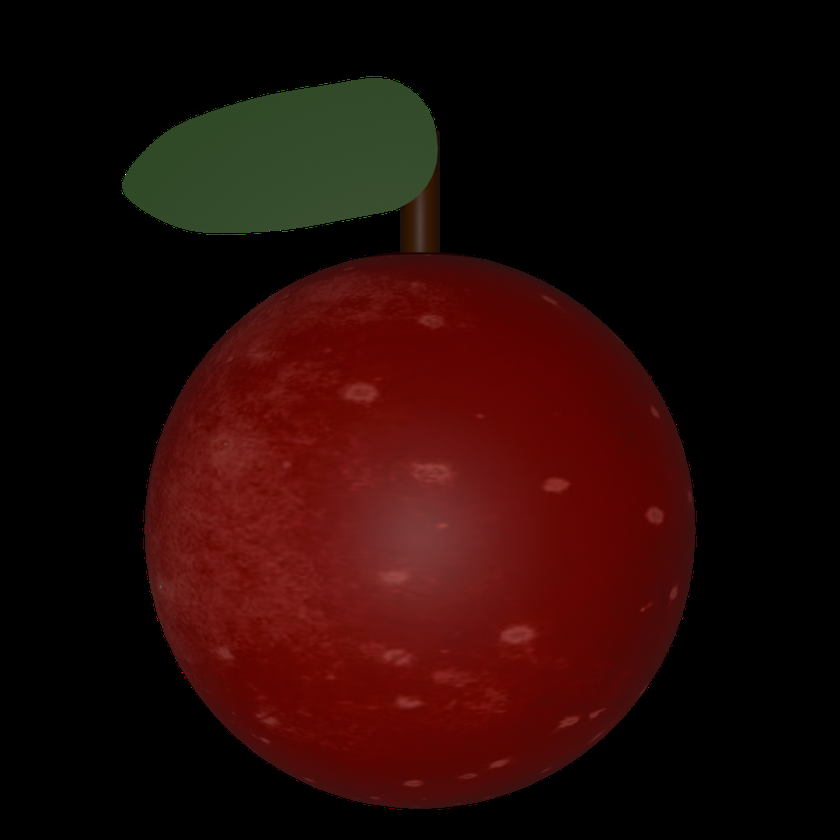
#> input picture ex4/apple.png, 840 x 840 px, shrunk from 1080 x 1080 before the run, given in place of the camera
$ python main.py
#> lines starting #> are read from the running program, lines starting #| are printed output that depends on the picture; after the words box and inside, x2 and y2 are one past the last pixel; in counts of white or black regions, pixels touching at a corner belong together
import cv2
import numpy as np

vid = cv2.VideoCapture(0)
key = 0

while key != 27:
    ret, frame = vid.read()
#> frame is the input picture: shape (840, 840, 3); mean B, G, R 6.2, 9, 36.4
    bin = cv2.cvtColor(frame, cv2.COLOR_BGR2HSV)
#> bin: shape (840, 840, 3); mean H, S, V 3.1, 83.9, 37.6
    bin1 = cv2.inRange(bin, (0, 117, 70), (5, 255, 255))
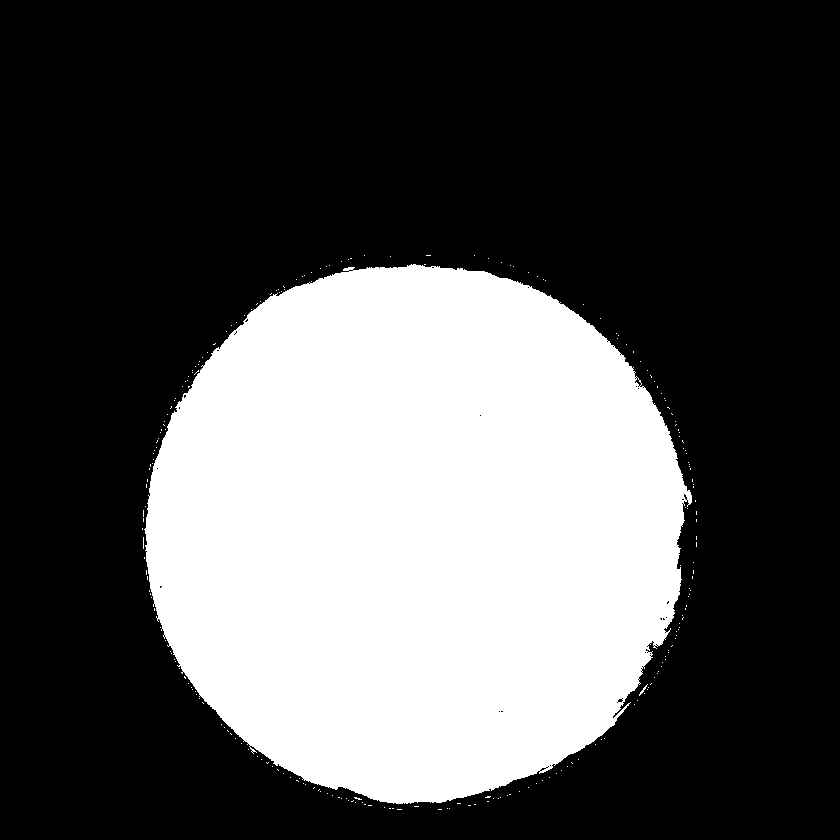
#> bin1: shape (840, 840); 32.5% white; 239 white regions (237 under 20 px), largest, box (x1, y1, x2, y2) and area: (144, 264, 692, 804) 229212, (639, 684, 648, 696) 24
    bin = cv2.inRange(bin, (169, 117, 70), (179, 255, 255))
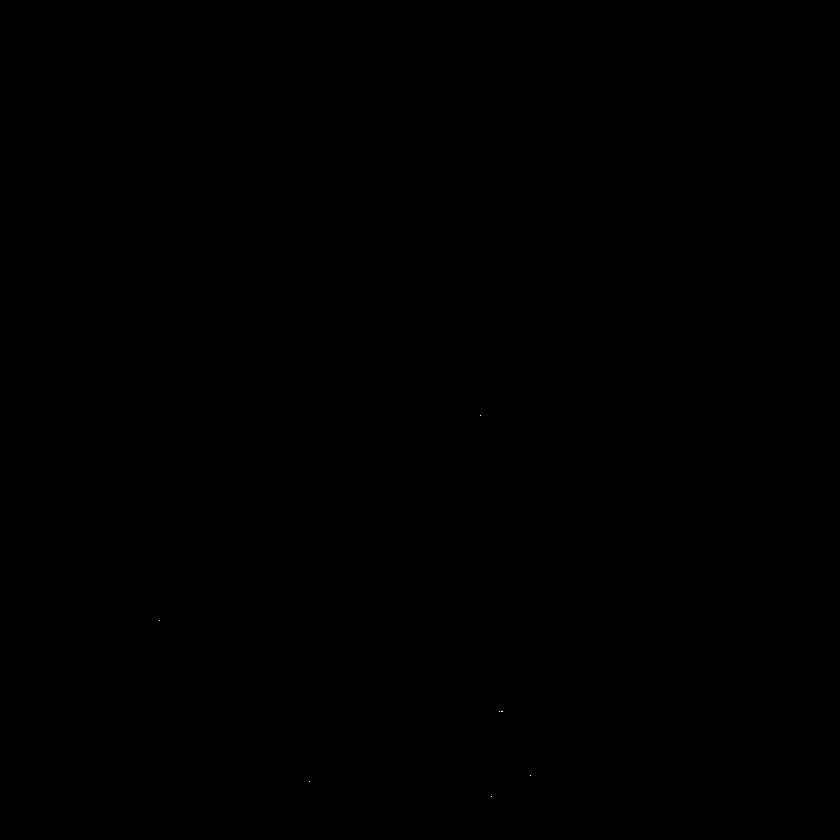
#> bin: shape (840, 840); 0% white in thin lines or dots, all inside (x1, y1, x2, y2) = (159, 415, 531, 797)
    bin += bin1
#> bin: shape (840, 840); 32.5% white; 239 white regions (237 under 20 px)
    contours, _ = cv2.findContours(bin, cv2.RETR_TREE, cv2.CHAIN_APPROX_SIMPLE)
#> contours = 294 contours, 292 with area under 20; largest, box (x1, y1, x2, y2) and area: (144, 264, 692, 804) 228410, (634, 377, 642, 387) 28
    for cnt in contours:
#> (the run stopped early here; a loop or call above may not have finished)

$ run again, on ex4/snakehead.png
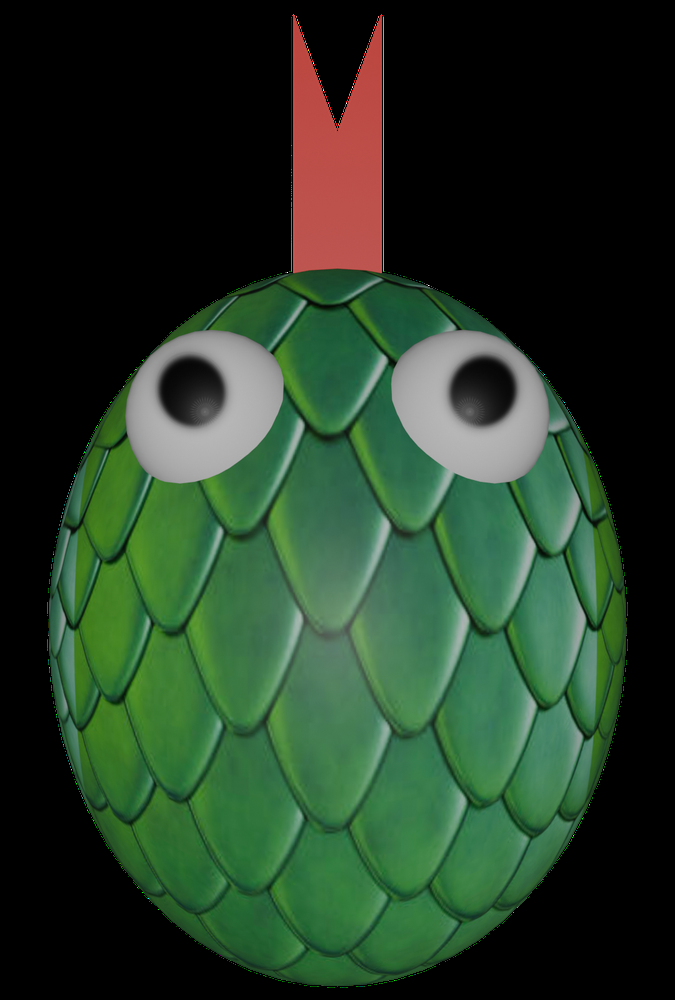
#> input picture ex4/snakehead.png, 675 x 1000 px, shrunk from 1080 x 1600 before the run, given in place of the camera
#> frame is the input picture: shape (1000, 675, 3); mean B, G, R 38.1, 58.3, 36.8
#> `bin1 = cv2.inRange(bin, (0, 117, 70), (5, 255, 255))`:
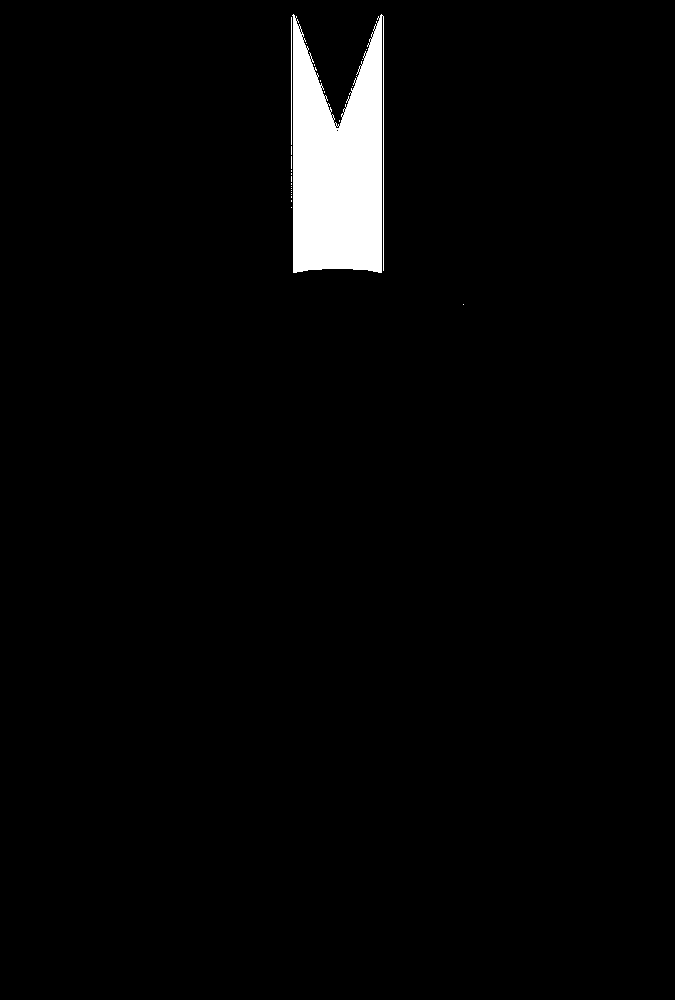
#> bin1: shape (1000, 675); 2.7% white; 25 white regions (23 under 20 px), largest, box (x1, y1, x2, y2) and area: (292, 14, 384, 273) 18132, (291, 17, 292, 145) 128
#> `bin += bin1`:
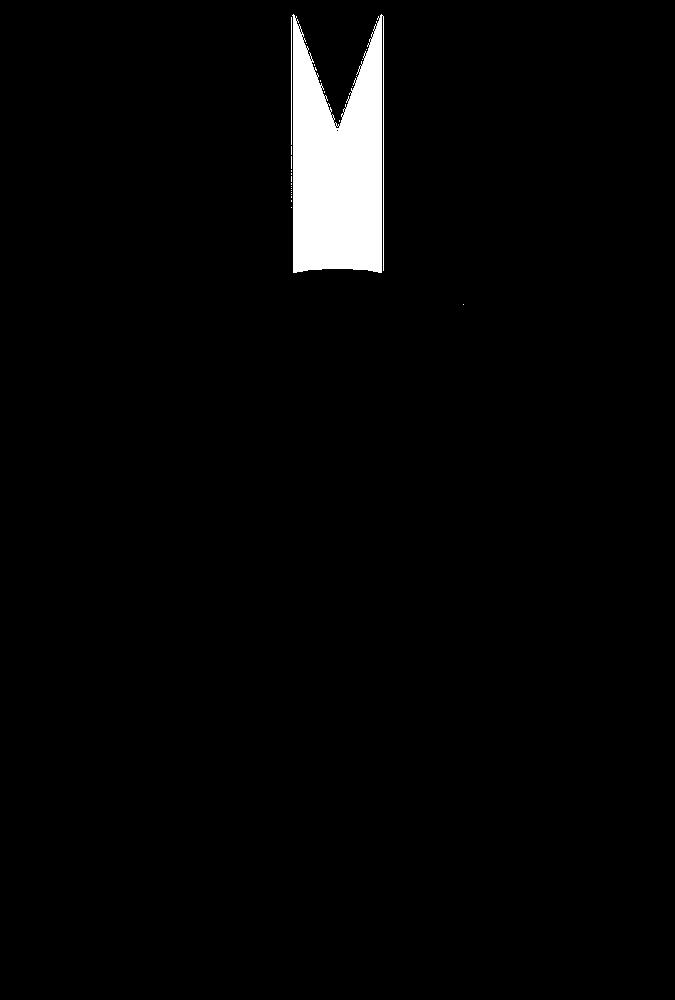
#> bin: shape (1000, 675); 2.7% white; 25 white regions (23 under 20 px)
#> contours = 53 contours, 52 with area under 20; largest, box (x1, y1, x2, y2) and area: (292, 14, 384, 273) 17448
